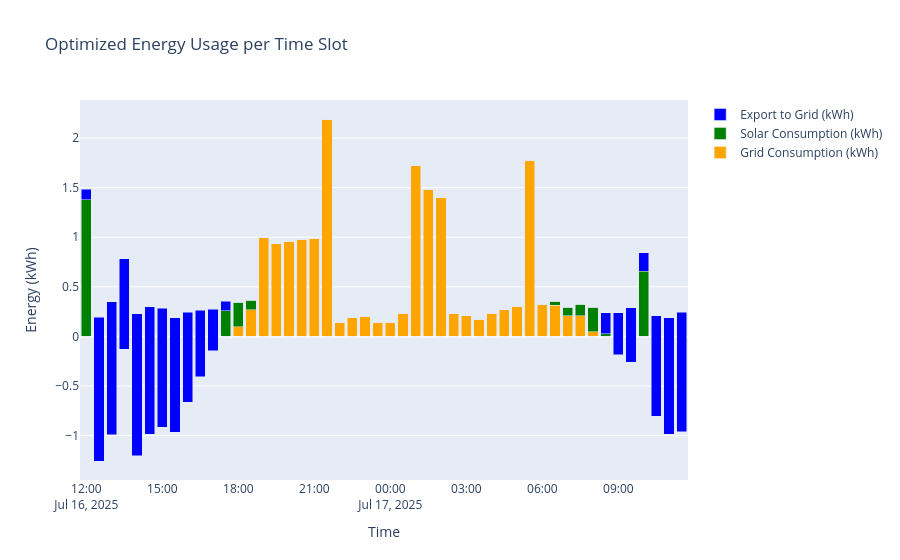

Notebook source saved alongside this figure:
### Code cell
import plotly.graph_objs as go
import numpy as np

interval_hours = 0.5  # 30 minutes per row

# Grid import (kWh)
grid_import_opt = optimal_df['P_grid_pos'] * interval_hours / 1000

# Grid export (kWh, positive values)
grid_export_opt = optimal_df['P_grid_neg'] * interval_hours / 1000

# Solar used for load/deferrables (kWh)
total_load_opt = optimal_df['P_Load'] + optimal_df['P_deferrable0'] + optimal_df['P_deferrable1']
solar_used_opt = (total_load_opt - optimal_df['P_grid_pos']).clip(lower=0)
solar_used_opt = np.minimum(solar_used_opt, optimal_df['P_PV']) * interval_hours / 1000

# Prepare time axis
if 'timestamp' in optimal_df.columns:
    time_axis_opt = pd.to_datetime(optimal_df['timestamp'])
else:
    time_axis_opt = np.arange(len(optimal_df))

fig = go.Figure()
fig.add_trace(go.Bar(
    x=time_axis_opt,
    y=grid_import_opt,
    name='Grid Consumption (kWh)',
    marker_color='orange'
))
fig.add_trace(go.Bar(
    x=time_axis_opt,
    y=solar_used_opt,
    name='Solar Consumption (kWh)',
    marker_color='green'
))
fig.add_trace(go.Bar(
    x=time_axis_opt,
    y=grid_export_opt,
    name='Export to Grid (kWh)',
    marker_color='blue'
))

fig.update_layout(
    barmode='stack',
    title='Optimized Energy Usage per Time Slot',
    xaxis_title='Time',
    yaxis_title='Energy (kWh)',
    hovermode='x unified'
)
fig.show()
